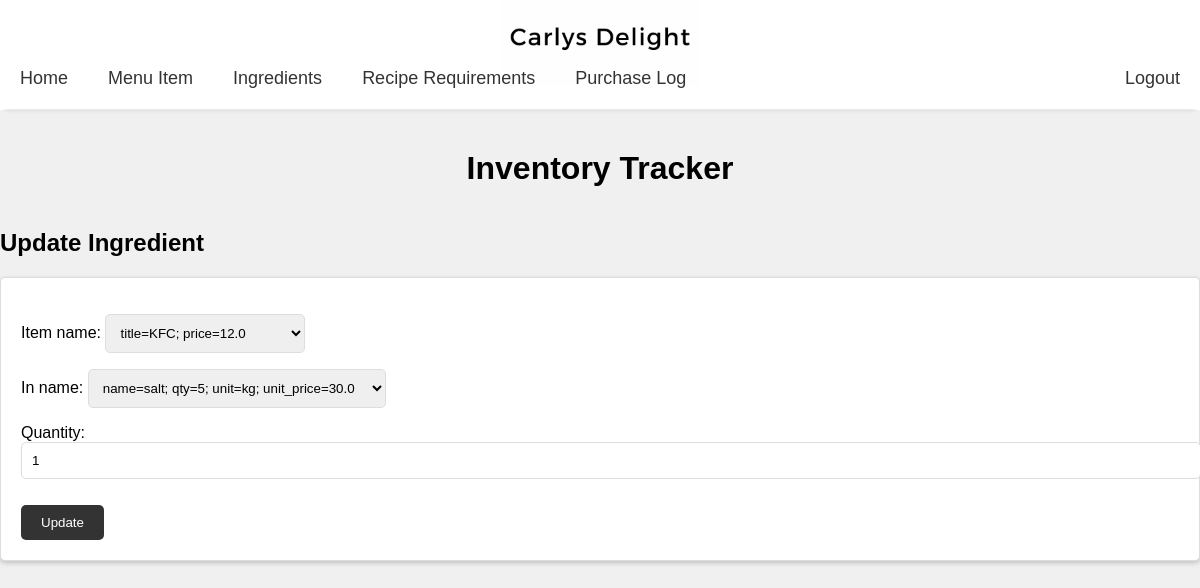
/recipe_requirements/update/7/ (signed in), run on the app's committed database.
### track_inventory/models.py (models this page shows)
class MenuItem(models.Model):
    item_name = models.CharField(max_length=50)
    item_price = models.FloatField(default=0)
    def __str__(self):
        return f"title={self.item_name}; price={self.item_price}"

class Ingredients(models.Model):
    in_name = models.CharField(max_length=50)
    quantity = models.IntegerField(default=0)
    unit = models.CharField(max_length=200, default="")
    in_price = models.FloatField(default=0.0)
    def __str__(self):
        return f"""
        name={self.in_name};
        qty={self.quantity};
        unit={self.unit};
        unit_price={self.in_price}
        """

### track_inventory/views.py (the view)
# urls.py: path("recipe_requirements/update/<pk>/", views.UpdateRecipeReq.as_view(), name="updatereciperequirement"),
class UpdateRecipeReq(LoginRequiredMixin, UpdateView):
    model = RecipeRequirements
    template_name = "track_inventory/update_recipe_requirement.html"
    form_class = RecipeReqUpdateForm
    success_url = "/recipe_requirements/"

### track_inventory/forms.py
class RecipeReqUpdateForm(forms.ModelForm):
    class Meta:
        model = RecipeRequirements
        fields = "__all__"

### track_inventory/templates/track_inventory/update_recipe_requirement.html (shortened to what this page needs)
<!DOCTYPE html>
{% extends "track_inventory/base.html" %}
{% load static %}
        {% block head %}
        <link rel="stylesheet" href="{% static 'track_inventory/menu_item_style.css' %}">
        {% endblock %}
        {% block content %}
        <h2>Update Ingredient</h2>
        <form action="" method="post">
            {{ form.as_p }}
            <input type="submit" value="Update">
        </form>
        {% endblock %}

### track_inventory/static/track_inventory/style.css (style rules this page uses)
body { font-family: Arial, sans-serif; background-color: #f0f0f0; margin: 0; padding: 0; }

### track_inventory/static/track_inventory/menu_item_style.css (style rules this page uses)
form { margin-top: 20px; padding: 20px; border: 1px solid #ddd; border-radius: 5px; background-color: #fff; box-shadow: 0 2px 5px rgba(0, 0, 0, 0.2); }
form input[type="text"], form input[type="number"] { width: 100%; padding: 10px; margin-bottom: 10px; border: 1px solid #ddd; border-radius: 5px; }
form input[type="submit"] { background-color: #333; color: #fff; padding: 10px 20px; border: none; border-radius: 5px; cursor: pointer; }
select { padding: 10px; border: 1px solid #ddd; border-radius: 5px; }

### data on the page
MenuItem: item_name "title=KFC; price=12.0"
Ingredients: in_name "name=salt; qty=5; unit=kg; unit_price=30.0", quantity "1"
